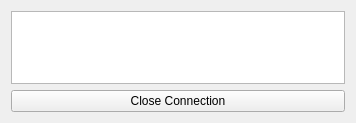
<?xml version="1.0" encoding="UTF-8"?>
<ui version="4.0">
 <class>ClientConnectionWindow</class>
 <widget class="QWidget" name="ClientConnectionWindow">
  <property name="geometry">
   <rect>
    <x>0</x>
    <y>0</y>
    <width>356</width>
    <height>123</height>
   </rect>
  </property>
  <property name="windowTitle">
   <string>ClientConnection</string>
  </property>
  <layout class="QGridLayout" name="gridLayout">
   <item row="0" column="0">
    <widget class="QTextEdit" name="textEdit"/>
   </item>
   <item row="1" column="0">
    <widget class="QPushButton" name="closeConnectionPushButton">
     <property name="text">
      <string>Close Connection</string>
     </property>
    </widget>
   </item>
  </layout>
 </widget>
 <resources/>
 <connections/>
</ui>
